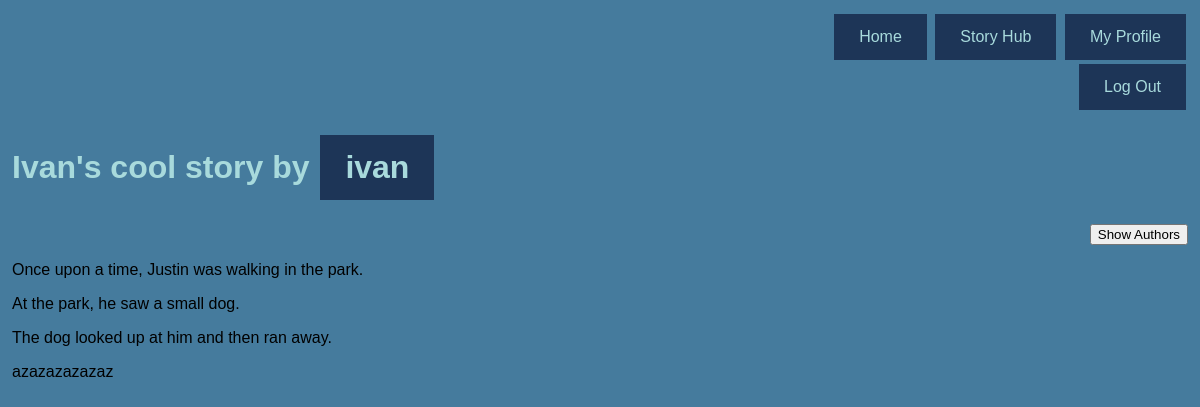
The page /stories/1 (signed in) on the database as committed earlier.
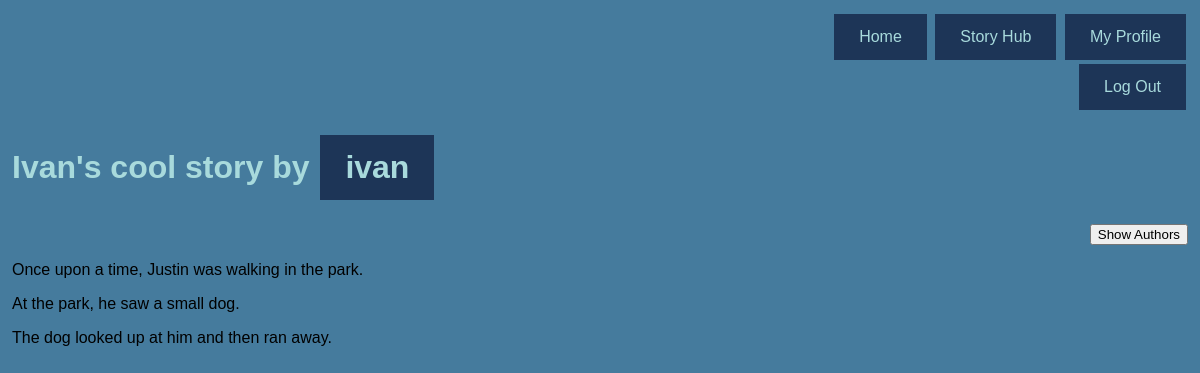
The same page on the database as committed later.
### tables this page shows
CREATE TABLE `story`(id INTEGER PRIMARY KEY,time_created TIMESTAMP,title VARCHAR,created_by INTEGER);

CREATE TABLE `user` (id INTEGER PRIMARY KEY, username VARCHAR, password BLOB, time_created TIMESTAMP DEFAULT CURRENT_TIMESTAMP);

CREATE TABLE `story_addition`(id INTEGER PRIMARY KEY,time_created TIMESTAMP,content VARCHAR,story_id INTEGER,author_id INTEGER);

### app/__init__.py (the view, shortened to what this page needs)
@app.route("/stories/<id>", methods=['GET', 'POST'])
@login_required
def show_story(id):
    story = Story(id)
    has_added_to = current_user().id in story.added
    show = "show" in request.form.keys()
    return render_template('storythread.html', to_render=story, has_added_to = has_added_to, show_authors=show)

### app/__init__.py (called while the page is built)
@app.before_request
def before_request():
    session.permanent = True

@app.context_processor
def make_template_globals():
    return dict(current_user=current_user())

### app/database/__init__.py (called while the page is built)
def execute_command(cmd):
    db = sqlite3.connect('database.db')
    c = db.cursor()
    ret = c.execute(cmd)
    db.commit()
    return ret

### app/database/story.py (called while the page is built)
    def get_additions(self):
        story_addition = execute_command('SELECT * FROM `story_addition` ').fetchall()
        additions = execute_command(
            'SELECT id FROM `story_addition` WHERE story_id=%d' % int(self.id)).fetchall()
        a = list()
        for addition in additions:
            a.append(StoryAddition(addition[0]))
        return a

### app/session_management.py (called while the page is built)
def current_user():
    if 'user_id' in session:
        return User(session['user_id'])
    return None

def login_required(f):
    @wraps(f)
    def dec(*args, **kwargs):
        if 'user_id' in session:
            for arg in args:
                print(arg)
            return f(*args, **kwargs)
        flash('You must be logged in to view [%s]!' % request.path, 'red')
        return redirect('/login')
    return dec

### app/templates/storythread.html (shortened to what this page needs)
{% extends "_base.html" %}
{% from "_macros.html" import do_flashes %}
{% set title = to_render.title %}
{% block content %}
    <div align="right">
        <a href="{{ url_for('index') }}">Home</a>
        <a href="{{ url_for('stories') }}">Story Hub</a>
        <a href="{{ url_for('profile') }}">My Profile</a><br>
        <a href="{{ url_for('logout') }}">Log Out</a>
    </div>
    <h1>{{ to_render.title }} by <a href="{{ url_for('userprofile', username=to_render.author.username) }}">{{ to_render.author.username }}</a></h1>
    {% if not has_added_to %}
        {{ to_render.get_additions()[-1].content }}<br><br>
        <form method="post">
            Add to the story:<br>
            <textarea id="addition" name="addition" minlength="10" maxlength="2500" rows="10" cols="100"></textarea><br><br>
            <input type="submit" value="Add to Story">
        </form>
    {% else %}
         <div align="right">
            <form method="POST">
                {% if show_authors %}
                    <input type="submit" name="hide" value="Hide Authors">
                {% else %}
                    <input type="submit" name="show" value="Show Authors">
                {% endif %}
            </form>
        </div>
        {%  for addition in to_render.get_additions() %}
            <p> {{ addition.content }} </p>
        {% endfor %}
    {% endif %}
{% endblock content %}

### app/templates/_base.html (shortened to what this page needs)
<!DOCTYPE html>
<html lang="en">
<head>
    <link href="{{ url_for('static', filename='base.css') }}" rel="stylesheet" type="text/css">
</head>
<body>
{% block content %}
{% endblock content %}
</body>
</html>

### app/static/base.css (style rules this page uses)
body { display: block; margin: 12px; background-color: #457B9D; font-family: Arial; }
h1 { color : #A8DADC; }
a { background-color: #1D3557; color: #A8DADC; padding: 14px 25px; margin: 2px; text-align: right; text-decoration: none; display: inline-block; }

Rows that differ between the two databases and show on the page:
removed story_addition: content "azazazazazaz"
